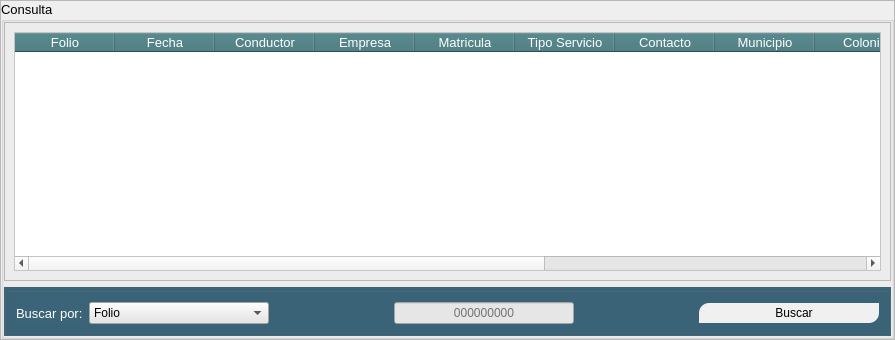
               <widget class="QFrame" name="frame_2">
                <property name="frameShape">
                 <enum>QFrame::StyledPanel</enum>
                </property>
                <property name="frameShadow">
                 <enum>QFrame::Raised</enum>
                </property>
                <layout class="QGridLayout" name="gridLayout_2">
                 <property name="leftMargin">
                  <number>0</number>
                 </property>
                 <property name="topMargin">
                  <number>0</number>
                 </property>
                 <property name="rightMargin">
                  <number>0</number>
                 </property>
                 <property name="bottomMargin">
                  <number>0</number>
                 </property>
                 <property name="spacing">
                  <number>0</number>
                 </property>
                 <item row="0" column="0">
                  <widget class="QGroupBox" name="groupBox_3">
                   <property name="font">
                    <font>
                     <pointsize>10</pointsize>
                    </font>
                   </property>
                   <property name="title">
                    <string>Consulta</string>
                   </property>
                   <layout class="QVBoxLayout" name="verticalLayout_5">
                    <property name="leftMargin">
                     <number>0</number>
                    </property>
                    <property name="topMargin">
                     <number>0</number>
                    </property>
                    <property name="rightMargin">
                     <number>0</number>
                    </property>
                    <property name="bottomMargin">
                     <number>0</number>
                    </property>
                    <item>
                     <widget class="QFrame" name="frame_6">
                      <property name="frameShape">
                       <enum>QFrame::StyledPanel</enum>
                      </property>
                      <property name="frameShadow">
                       <enum>QFrame::Raised</enum>
                      </property>
                      <layout class="QGridLayout" name="gridLayout_3">
                       <item row="0" column="0">
                        <widget class="QTableWidget" name="tabla_viajes">
                         <property name="minimumSize">
                          <size>
                           <width>0</width>
                           <height>239</height>
                          </size>
                         </property>
                         <property name="styleSheet">
                          <string notr="true">QTableWidget{
	background-color: rgb(255, 255, 255);
	color: rgb(0, 0, 0);
}
QHeaderView::section{
	background-color: rgb(60, 115, 120);
	color: rgb(255, 255, 255);
	font-size:10pt;
}</string>
                         </property>
                         <column>
                          <property name="text">
                           <string>Folio</string>
                          </property>
                         </column>
                         <column>
                          <property name="text">
                           <string>Fecha</string>
                          </property>
                         </column>
                         <column>
                          <property name="text">
                           <string>Conductor</string>
                          </property>
                         </column>
                         <column>
                          <property name="text">
                           <string>Empresa</string>
                          </property>
                         </column>
                         <column>
                          <property name="text">
                           <string>Matricula</string>
                          </property>
                         </column>
                         <column>
                          <property name="text">
                           <string>Tipo Servicio</string>
                          </property>
                         </column>
                         <column>
                          <property name="text">
                           <string>Contacto</string>
                          </property>
                         </column>
                         <column>
                          <property name="text">
                           <string>Municipio</string>
                          </property>
                         </column>
                         <column>
                          <property name="text">
                           <string>Colonia</string>
                          </property>
                         </column>
                         <column>
                          <property name="text">
                           <string>Calle</string>
                          </property>
                         </column>
                         <column>
                          <property name="text">
                           <string>Cel. Contacto</string>
                          </property>
                         </column>
                         <column>
                          <property name="text">
                           <string>Modificar</string>
                          </property>
                         </column>
                         <column>
                          <property name="text">
                           <string>Eliminar</string>
                          </property>
                         </column>
                        </widget>
                       </item>
                      </layout>
                     </widget>
                    </item>
                    <item>
                     <widget class="QGroupBox" name="groupBox_4">
                      <property name="minimumSize">
                       <size>
                        <width>0</width>
                        <height>40</height>
                       </size>
                      </property>
                      <property name="styleSheet">
                       <string notr="true">background-color: rgb(60, 100, 120);</string>
                      </property>
                      <property name="title">
                       <string/>
                      </property>
                      <layout class="QHBoxLayout" name="horizontalLayout_5">
                       <item>
                        <widget class="QLabel" name="label_14">
                         <property name="font">
                          <font>
                           <pointsize>10</pointsize>
                          </font>
                         </property>
                         <property name="styleSheet">
                          <string notr="true">color: rgb(255, 255, 255);</string>
                         </property>
                         <property name="text">
                          <string>Buscar por:</string>
                         </property>
                        </widget>
                       </item>
                       <item>
                        <widget class="QComboBox" name="cbx_buscar_viaje">
                         <property name="minimumSize">
                          <size>
                           <width>180</width>
                           <height>0</height>
                          </size>
                         </property>
                         <property name="styleSheet">
                          <string notr="true">background-color: rgb(230, 230, 230);</string>
                         </property>
                         <item>
                          <property name="text">
                           <string>Folio</string>
                          </property>
                         </item>
                         <item>
                          <property name="text">
                           <string>Conductor</string>
                          </property>
                         </item>
                         <item>
                          <property name="text">
                           <string>Empresa</string>
                          </property>
                         </item>
                         <item>
                          <property name="text">
                           <string>Matricula</string>
                          </property>
                         </item>
                         <item>
                          <property name="text">
                           <string>Tipo de servicio</string>
                          </property>
                         </item>
                         <item>
                          <property name="text">
                           <string>Municipio</string>
                          </property>
                         </item>
                         <item>
                          <property name="text">
                           <string>Colonia</string>
                          </property>
                         </item>
                         <item>
                          <property name="text">
                           <string>Contacto</string>
                          </property>
                         </item>
                        </widget>
                       </item>
                       <item>
                        <spacer name="horizontalSpacer_4">
                         <property name="orientation">
                          <enum>Qt::Horizontal</enum>
                         </property>
                         <property name="sizeHint" stdset="0">
                          <size>
                           <width>119</width>
                           <height>18</height>
                          </size>
                         </property>
                        </spacer>
                       </item>
                       <item>
                        <widget class="QLineEdit" name="ledt_buscar_viaje">
                         <property name="minimumSize">
                          <size>
                           <width>180</width>
                           <height>0</height>
                          </size>
                         </property>
                         <property name="styleSheet">
                          <string notr="true">background-color: rgb(230, 230, 230);</string>
                         </property>
                         <property name="alignment">
                          <set>Qt::AlignCenter</set>
                         </property>
                         <property name="placeholderText">
                          <string>000000000</string>
                         </property>
                        </widget>
                       </item>
                       <item>
                        <spacer name="horizontalSpacer_5">
                         <property name="orientation">
                          <enum>Qt::Horizontal</enum>
                         </property>
                         <property name="sizeHint" stdset="0">
                          <size>
                           <width>119</width>
                           <height>18</height>
                          </size>
                         </property>
                        </spacer>
                       </item>
                       <item>
                        <widget class="QPushButton" name="btn_buscar_viaje">
                         <property name="minimumSize">
                          <size>
                           <width>180</width>
                           <height>20</height>
                          </size>
                         </property>
                         <property name="layoutDirection">
                          <enum>Qt::LeftToRight</enum>
                         </property>
                         <property name="styleSheet">
                          <string notr="true">QPushButton{
	border-top-left-radius:10px;
	border-bottom-right-radius:10px;
	
	background-color: rgb(240, 240, 240);
}
QPushButton:hover{
	background-color: rgb(205, 205, 205);
}
</string>
                         </property>
                         <property name="text">
                          <string>   Buscar</string>
                         </property>
                         <property name="icon">
                          <iconset>
                           <normaloff>images/751381.png</normaloff>images/751381.png</iconset>
                         </property>
                        </widget>
                       </item>
                      </layout>
                     </widget>
                    </item>
                   </layout>
                  </widget>
                 </item>
                </layout>
               </widget>
